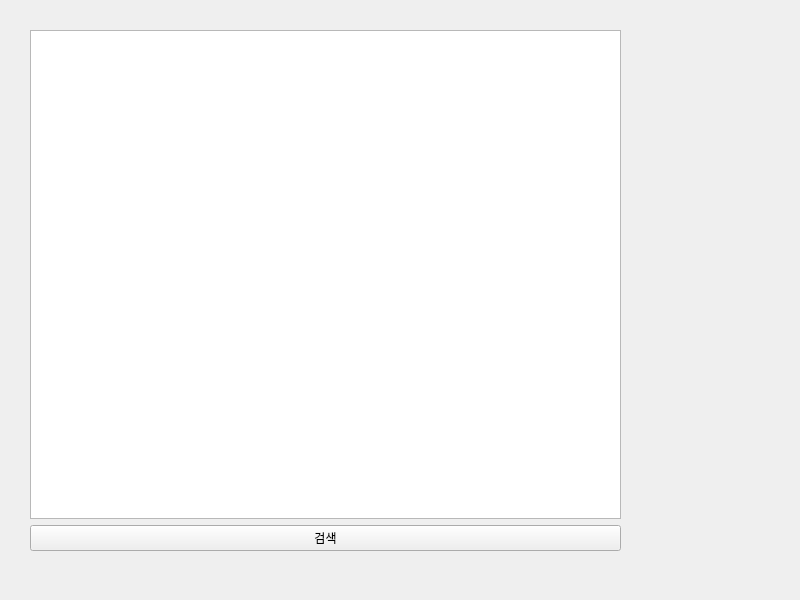
<?xml version="1.0" encoding="UTF-8"?>
<ui version="4.0">
 <class>Widget</class>
 <widget class="QWidget" name="Widget">
  <property name="geometry">
   <rect>
    <x>0</x>
    <y>0</y>
    <width>800</width>
    <height>600</height>
   </rect>
  </property>
  <property name="windowTitle">
   <string>Widget</string>
  </property>
  <widget class="QWidget" name="">
   <property name="geometry">
    <rect>
     <x>30</x>
     <y>30</y>
     <width>591</width>
     <height>521</height>
    </rect>
   </property>
   <layout class="QGridLayout" name="gridLayout">
    <item row="0" column="0">
     <widget class="QTableView" name="tableView">
      <property name="focusPolicy">
       <enum>Qt::NoFocus</enum>
      </property>
     </widget>
    </item>
    <item row="1" column="0">
     <widget class="QPushButton" name="pushButton">
      <property name="focusPolicy">
       <enum>Qt::NoFocus</enum>
      </property>
      <property name="text">
       <string>검색</string>
      </property>
     </widget>
    </item>
   </layout>
  </widget>
 </widget>
 <resources/>
 <connections/>
</ui>
